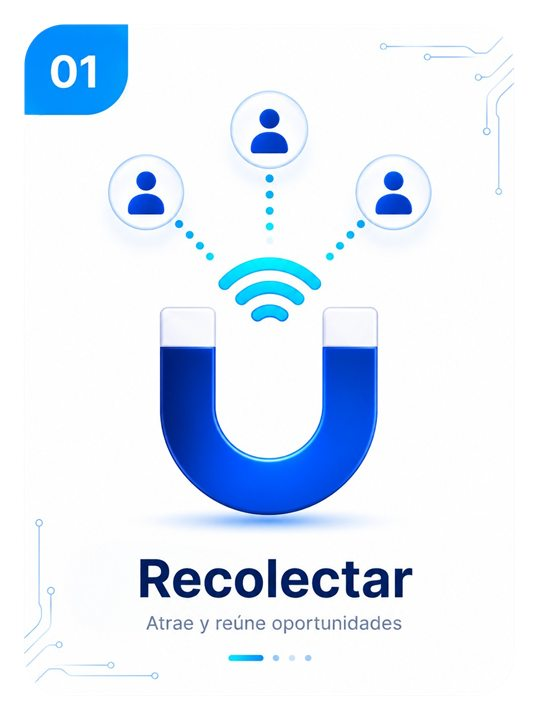
#> input picture img/qori-station-01-recolectar.jpg, 540 x 720 px
$ python -i generate-guided-tutorial-gifs.py   (imports and definitions only)
#> lines starting #> are read from the running program, lines starting #| are printed output that depends on the picture
from pathlib import Path
from PIL import Image, ImageDraw, ImageFont

ROOT = Path(__file__).resolve().parents[1]
OUTPUT = ROOT / "empresa" / "img" / "tutorials"
# [1 line not run here, left out]

W, H = 640, 360
NAVY = "#06183b"
PANEL = "#0c2b62"
PANEL_2 = "#123a7b"
CYAN = "#83efff"
MINT = "#64e6c8"
WHITE = "#ffffff"
MUTED = "#c8dcf5"
LINE = "#3563a2"


def font(size, bold=False):
    name = "segoeuib.ttf" if bold else "segoeui.ttf"
    path = Path("C:/Windows/Fonts") / name
    return ImageFont.truetype(str(path), size) if path.exists() else ImageFont.load_default()


F10 = font(10, True)
F12 = font(12)
F13 = font(13, True)
F15 = font(15, True)
#> `picture = cv2.imread('../img/qori-station-01-recolectar.jpg', cv2.IMRE..`:
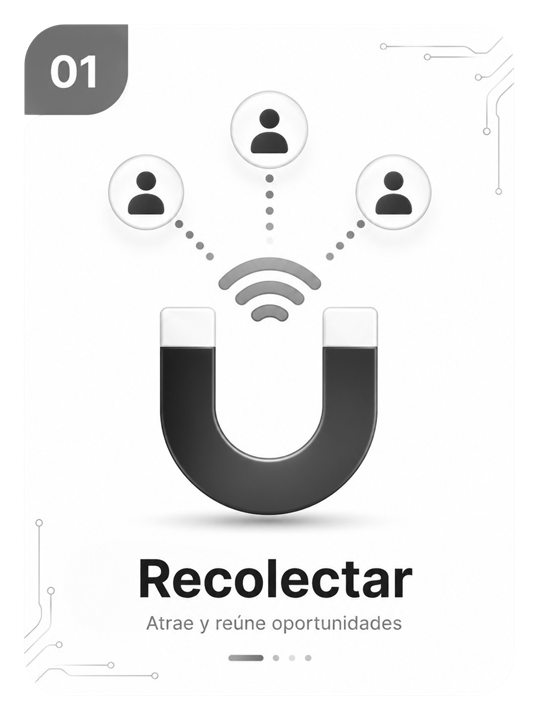
#> picture: shape (720, 540); min 0, max 255, mean 234.6
F18 = font(18, True)
F22 = font(22, True)


def rounded(draw, box, radius=14, fill=PANEL, outline=None, width=1):
    draw.rounded_rectangle(box, radius=radius, fill=fill, outline=outline, width=width)


def label(draw, xy, text, color=WHITE, used_font=F12, anchor=None):
    draw.text(xy, text, fill=color, font=used_font, anchor=anchor)


def base(title, eyebrow):
#> called with title = 'Crear y preparar vendedores', eyebrow = 'Equipo comercial'
    image = Image.new("RGB", (W, H), NAVY)
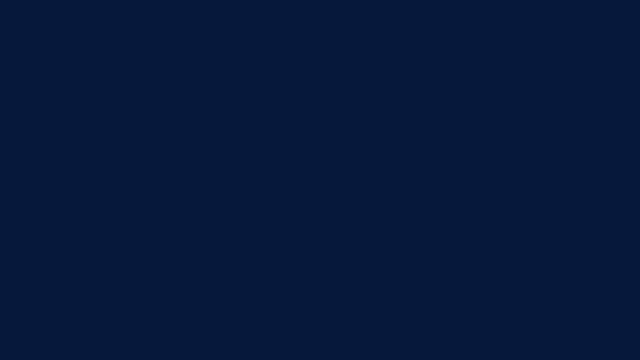
#> image: PIL image 640x360 RGB; mean R, G, B 6, 24, 59
    draw = ImageDraw.Draw(image)
    for x in range(W):
        tone = int(10 + (x / W) * 14)
        draw.line((x, 0, x, H), fill=(5, 22 + tone // 3, 54 + tone))
    rounded(draw, (18, 16, 622, 344), 24, fill="#071f4c", outline="#234f88")
    label(draw, (42, 36), eyebrow.upper(), CYAN, F10)
    label(draw, (42, 57), title, WHITE, F22)
    draw.line((42, 91, 598, 91), fill="#234f88", width=1)
    return image, draw


# [19 lines left out: functions cursor, dropdown, success, not called in this run]


def sellers(frame):
    image, draw = base("Crear y preparar vendedores", "Equipo comercial")
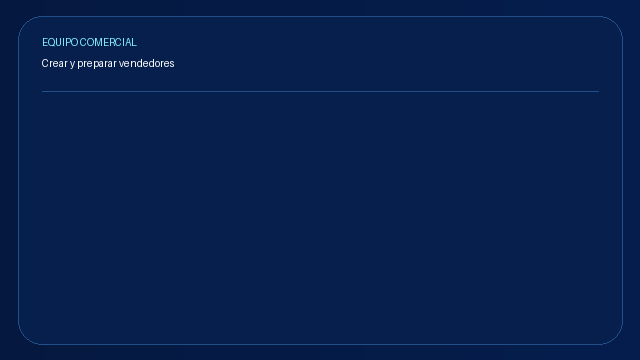
#> image: PIL image 640x360 RGB; mean R, G, B 7.5, 31.4, 76.3
    rounded(draw, (42, 112, 245, 307), 16, fill=PANEL)
    label(draw, (60, 132), "VENDEDORES", CYAN, F10)
    for idx, name in enumerate(["Laura Méndez", "Mateo Ríos", "Sofía Ruiz"]):
        y = 158 + idx * 43
        draw.ellipse((59, y, 83, y + 24), fill="#2874b9")
        label(draw, (71, y + 12), name[0], WHITE, F12, "mm")
        label(draw, (94, y + 4), name, WHITE, F13)
        label(draw, (94, y + 21), "Activo", MUTED, F10)
    rounded(draw, (266, 112, 598, 307), 16, fill=PANEL_2)
    label(draw, (286, 132), "NUEVO VENDEDOR", CYAN, F10)
    for y, text in [(164, "Nombre completo"), (211, "Correo corporativo")]:
        rounded(draw, (286, y, 575, y + 34), 8, fill="#091d43", outline=CYAN if frame == 1 else LINE)
        label(draw, (299, y + 17), text if frame < 2 else ("Valentina Torres" if y == 164 else "valentina@empresa.com"), WHITE, F12, "lm")
    rounded(draw, (445, 264, 575, 294), 10, fill="#1e62c7" if frame < 2 else "#168876")
    label(draw, (510, 279), "Guardar vendedor" if frame < 2 else "Vendedor listo", WHITE, F12, "mm")
    cursor(draw, 548, 277, frame == 1)
    if frame == 3: success(draw, "Acceso preparado")
    return image


# [64 lines left out: functions contacts, contact_import, activations, sales, revenue, not called in this run]


ASSETS = {
    "sellers": sellers,
    "contacts": contacts,
    "contacts-import": contact_import,
    "activations": activations,
    "sales": sales,
    "revenue": revenue,
}

# [12 lines not run here, left out]

>>> import cv2
>>> picture = cv2.imread('../img/qori-station-01-recolectar.jpg', cv2.IMREAD_GRAYSCALE)
#> (the run stopped early here; a loop or call above may not have finished)

$ run again, on img/qori-station-02-curaduria.jpg
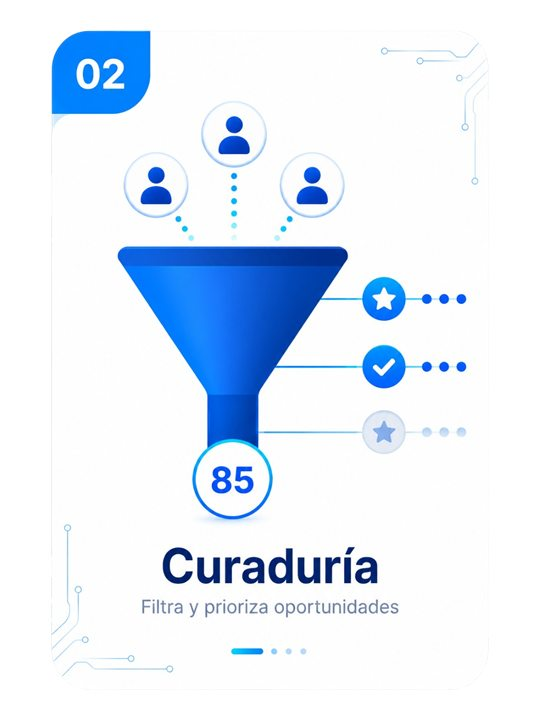
#> input picture img/qori-station-02-curaduria.jpg, 540 x 720 px
#> `picture = cv2.imread('../img/qori-station-01-recolectar.jpg', cv2.IMRE..`:
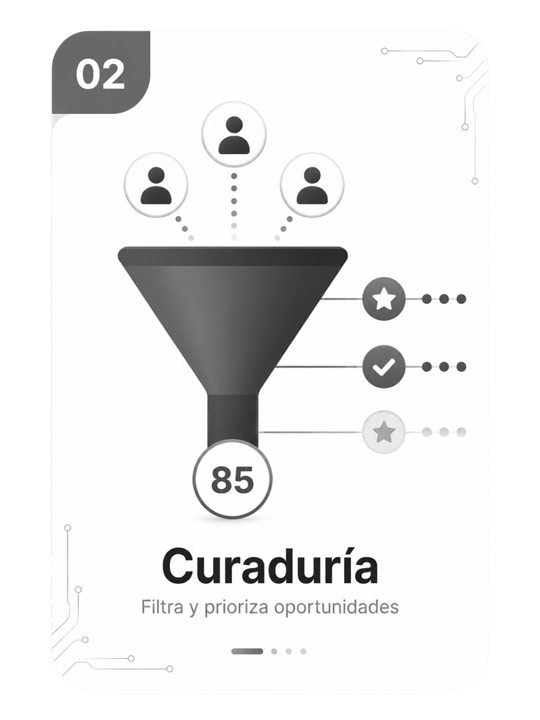
#> picture: shape (720, 540); min 4, max 255, mean 235.1

$ run again, on img/qori-station-03-clasificador.jpg
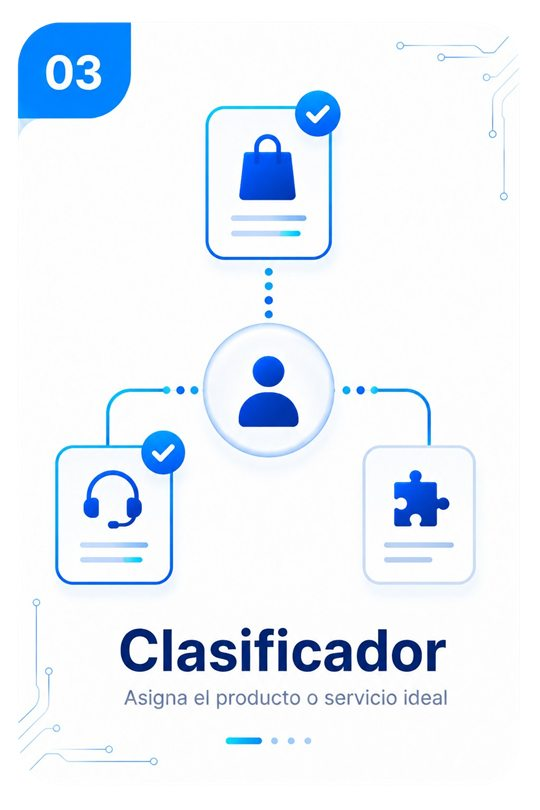
#> input picture img/qori-station-03-clasificador.jpg, 540 x 810 px
#> `picture = cv2.imread('../img/qori-station-01-recolectar.jpg', cv2.IMRE..`:
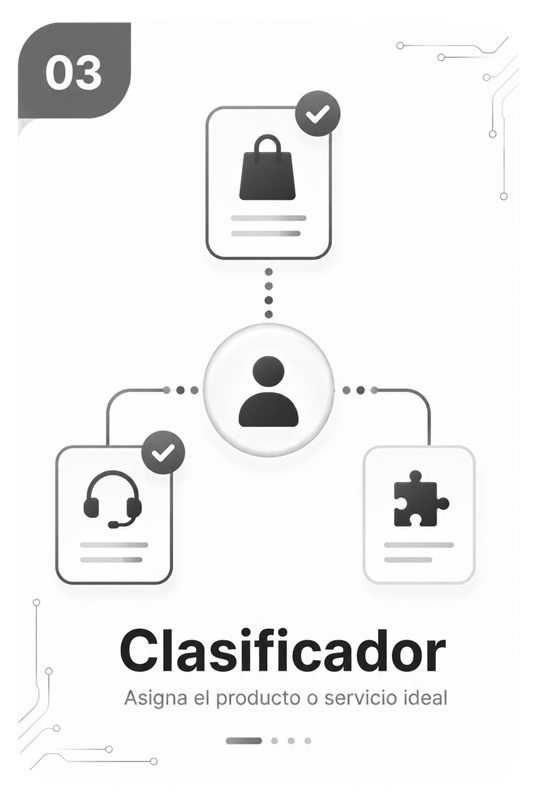
#> picture: shape (810, 540); min 0, max 255, mean 240.3

$ run again, on img/qori-station-04-activacion-1.jpg
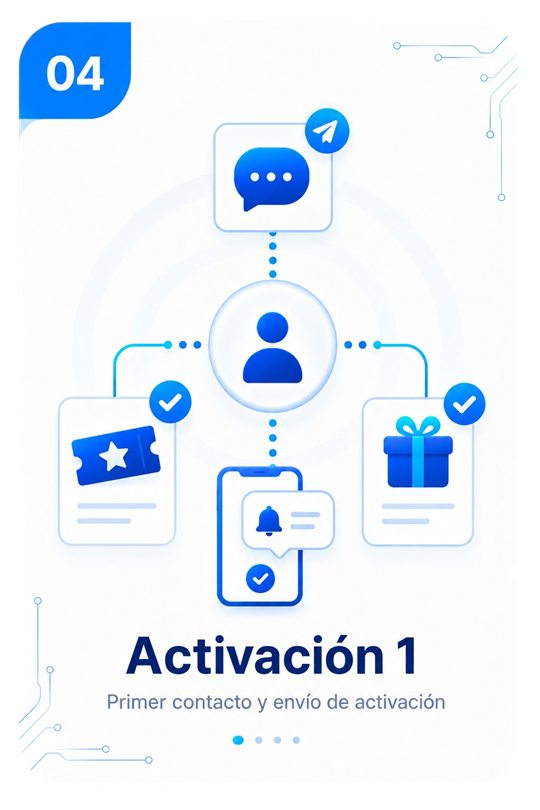
#> input picture img/qori-station-04-activacion-1.jpg, 540 x 810 px
#> `picture = cv2.imread('../img/qori-station-01-recolectar.jpg', cv2.IMRE..`:
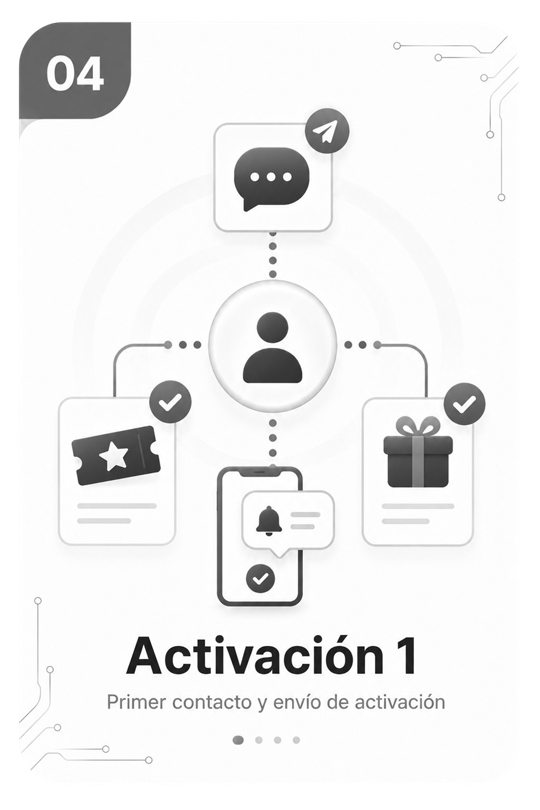
#> picture: shape (810, 540); min 0, max 255, mean 238
